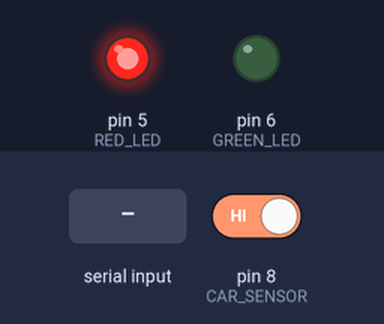
Recording of a program running on a simulated Arduino Nano, built with avr-gcc and run on an emulated ATmega328P. Parts: output pins drawn as LEDs (lit = HIGH). The test bench sets the inputs (shaded band); at power-on: pin 8 (CAR_SENSOR) HIGH.

Above: at 1.2 s.
1.3 s: "1" received over the second serial link
At 1.8 s:
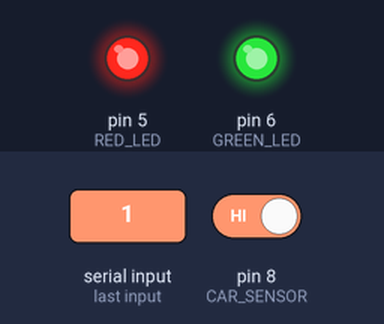
Timing chart, 0 to 4.3 s (numbered marks = the images above; inputs shaded):
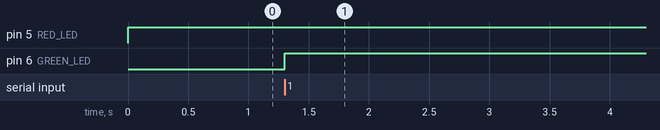

The program:

main.cpp
```cpp
#include <TrafficLightsCommunication.h>
#include <Definitions.h>

void setup()
{
  //SETTING UP THE PINMODES
  DDRD = DDRD | B01100000;
  PORTD = PORTD | B00000000;

  pinMode(CAR_SENSOR, INPUT_PULLUP);

  //STARTING SERIAL COMMUNICATION
  Serial.begin(9600);
  traficLightBus.begin(9600);

  isMaster = false;
  ThereIsACar = false;
}

void loop()
{
  carDetector();
  TraficLightsCommunications();
  LightsState();
}

void carDetector()
{
  if (digitalRead(CAR_SENSOR) == LOW)
  {
    ThereIsACar = true;
  }
  else
  {
    ThereIsACar = false;
  }
}

void TraficLightsCommunications()
{
  switch (COM_BUSS_State)
  {
  case COM_BUSS_RECEIVING:
    receivingData();
    break;

  case COM_BUSS_TRANSMITTING:
    transmitingData(commandToBeSend);
    break;
  }
}

void LightsState()
{
  switch (LightState)
  {
  case LIGHTS_RED:
    // PORTD = PORTD & B10000000;
    digitalWrite(RED_LED, HIGH);
    digitalWrite(GREEN_LED, LOW);
    break;

  case LIGHTS_GREEN:
    //PORTD = PORTD ^ B10000000;
    digitalWrite(RED_LED, LOW);
    digitalWrite(GREEN_LED, HIGH);
    break;

  case LIGHTS_ROAD_CLOSED:
    digitalWrite(RED_LED, HIGH);
    digitalWrite(GREEN_LED, HIGH);
    break;
  }
}
```

Definitions.h
```cpp
#ifndef DEFINITIONS
#define DEFINITIONS

#define RED_LED 5
#define GREEN_LED 6

#define CAR_SENSOR 8

#include <Arduino.h>
#include <SoftwareSerial.h>

//--------------------TrafficLightBUS-Start-------------------//
#define RXpin 2
#define TXpin 3

SoftwareSerial traficLightBus = SoftwareSerial(RXpin, TXpin);

LightStates LightState = LIGHTS_RED;

CommunicationState COM_BUSS_State = COM_BUSS_TRANSMITTING;

Commands commandToBeSend = C_REPORT_BACK;
Commands lastCommandSend = C_REPORT_BACK;

const uint8_t msg[][1] = {{0xFF},  //  report back
                          {0xFD},  //  chage light to Green
                          {0xFC},  //  chage light to Red
                          {0x01},  //  Ack
                          {0x02}}; //  NACK

//
void TraficLightsCommunications();
void receivingData();
void ReceiveMaster();
void ReceiveSlave();
void transmitingData(Commands);

bool isMaster;
//--------------------TrafficLightBUS-End--------------------//

//--------------------CarDetector-Start----------------------//

void carDetector();
bool ThereIsACar;

//--------------------CarDetector-End------------------------//

//--------------------TrafficLightControl-Start-------------------//

void LightsState();
void Timer(uint32_t elapseTime);
bool hasElapsed = false;
uint32_t timeCheck = 0;

//--------------------TrafficLightControl-End---------------------//

//
#endif
```

TrafficLightsCommunication.h
```cpp
//
#ifndef TRAFFIC_BUSS_COM
#define TRAFFIC_BUSS_COM

#include <Arduino.h>
#include <SoftwareSerial.h>

extern SoftwareSerial traficLightBus;

typedef enum LightStates
{
    LIGHTS_RED,
    LIGHTS_GREEN,
    LIGHTS_ROAD_CLOSED
} LightStates;

extern LightStates LightState;

//
typedef enum CommunicationState
{
    COM_BUSS_RECEIVING,
    COM_BUSS_TRANSMITTING
} CommunicationState;

extern CommunicationState COM_BUSS_State;

typedef enum Commands
{
    C_REPORT_BACK,
    C_CHANGE_LIGHT_GREEN,
    C_CHANGE_LIGHT_RED,
    C_ACK,
    C_NACK
} Commands;

extern Commands commandToBeSend;
extern Commands lastCommandSend;

extern const uint8_t msg[][1];
//
extern void TraficLightsCommunications();

extern void receivingData();
extern void ReceiveMaster();
extern void ReceiveSlave();

extern void transmitingData(Commands);
extern void Timer(uint32_t elapseTime);

extern bool isMaster;

extern bool ThereIsACar;

extern uint32_t timeCheck;
extern bool hasElapsed;
//
#endif
```

ReceiveAsSlave.cpp
```cpp
#include <TrafficLightsCommunication.h>

void ReceiveSlave()
{
    //Serial.println(traficLightBus.read());
    switch (traficLightBus.read())
    {
    case 0xFF: //Report back
        //checks if there is a car
        if (ThereIsACar)
        { //if there is a car
            commandToBeSend = C_ACK;
        }
        else
        { // if no carr detected
            commandToBeSend = C_NACK;
        }
        COM_BUSS_State = COM_BUSS_TRANSMITTING;
        break;

    case 0xFD: //C_CHANGE_LIGHT_GREEN
        LightState = LIGHTS_GREEN;
        commandToBeSend = C_ACK;
        COM_BUSS_State = COM_BUSS_TRANSMITTING;
        break;
    case 0xFC: //C_CHANGE_LIGHT_RED
        LightState = LIGHTS_RED;
        commandToBeSend = C_ACK;
        COM_BUSS_State = COM_BUSS_TRANSMITTING;
        break;

    default:
        // both leds are light-up
        LightState = LIGHTS_ROAD_CLOSED;
        COM_BUSS_State = COM_BUSS_TRANSMITTING;
        break;
    }
}
```

Receiving.cpp
```cpp
#include <TrafficLightsCommunication.h>

void receivingData()
{
    if (traficLightBus.available() > 0)
    {
        if (isMaster)
        {
            ReceiveMaster();
        }
        else
        {
            ReceiveSlave();
        }
    }
}
```

ReceivingAsMaster.cpp
```cpp
#include <TrafficLightsCommunication.h>

void ReceiveMaster()
{
    if (lastCommandSend == C_REPORT_BACK)
    {
        switch (traficLightBus.read())
        {
        case 0x01: //C_ACK - car detected
                   //led red
            if (ThereIsACar && hasElapsed)
            {
                LightState = LIGHTS_GREEN;
                commandToBeSend = C_CHANGE_LIGHT_RED;
            }
            else
            {
                LightState = LIGHTS_RED;
                commandToBeSend = C_CHANGE_LIGHT_GREEN;
            }
            COM_BUSS_State = COM_BUSS_TRANSMITTING;
            break;

        case 0x02: //C_NACK - no car detected
            // led green
            if (ThereIsACar)
            {
                LightState = LIGHTS_GREEN;
                commandToBeSend = C_CHANGE_LIGHT_RED;
            }
            else
            {
                LightState = LIGHTS_RED;
                commandToBeSend = C_CHANGE_LIGHT_RED;
            }

            COM_BUSS_State = COM_BUSS_TRANSMITTING;
            break;

        default:
            // both leds are light-up
            LightState = LIGHTS_ROAD_CLOSED;
            COM_BUSS_State = COM_BUSS_TRANSMITTING;
            break;
        }
    }
    else
    {
        switch (traficLightBus.read())
        {
        case 0x01: //C_ACK
            commandToBeSend = C_REPORT_BACK;
            COM_BUSS_State = COM_BUSS_TRANSMITTING;
            Timer(5000);
            break;

        case 0x02: //C_NACK
            transmitingData(lastCommandSend);
            break;

        default:
            // both leds are light-up
            LightState = LIGHTS_ROAD_CLOSED;
            COM_BUSS_State = COM_BUSS_TRANSMITTING;
            break;
        }
    }
}
```

transmition.cpp
```cpp
#include <TrafficLightsCommunication.h>

void transmitingData(Commands command)
{
    traficLightBus.write(msg[(int)command][0]);
    lastCommandSend = command;
    COM_BUSS_State = COM_BUSS_RECEIVING;
}
```

Measured:
- after the input at 1.3 s, pin 6 (GREEN_LED): LOW → HIGH at once
